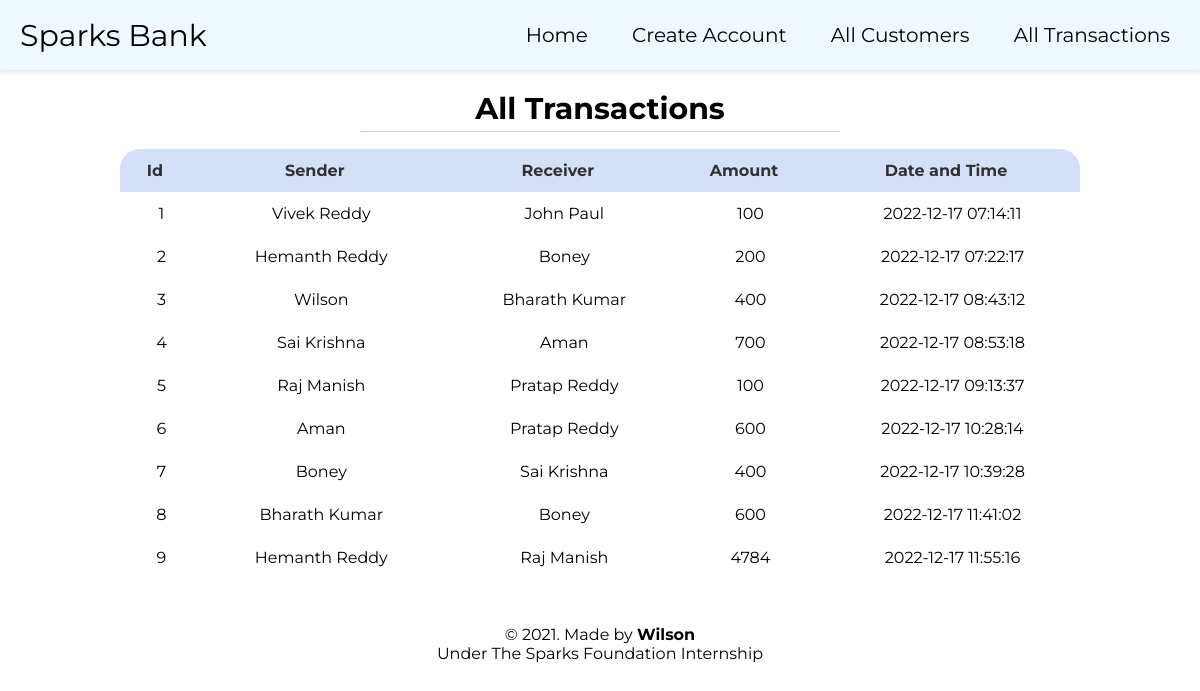
Screenshot of /transactions.php with the database file from the repository.
### tables this page shows
CREATE TABLE `transaction` (
  `sno` int(3) NOT NULL,
  `sender` varchar(30) NOT NULL,
  `receiver` varchar(30) NOT NULL,
  `amount` double NOT NULL,
  `datetime` datetime NOT NULL DEFAULT current_timestamp()
);

### transactions.php (the view, shortened to what this page needs)
<!DOCTYPE html>
<html lang="en">
<head>
    <link rel="stylesheet" href="css/styles.css">
    <link rel="stylesheet" href="css/header.css">
    <link rel="stylesheet" href="css/footer.css">
    <link rel="stylesheet" href="css/customer.css">
    <link rel="stylesheet" href="css/table.css">
</head>
<body>
    <?php include 'php/header.php'; ?>
    <section class="container">
        <div class="content">
            <h1 class="c-heading">All Transactions</h1>
            <hr>
            <?php
            $sql = "SELECT * FROM transaction";
            $result = mysqli_query($conn, $sql) or die("Query Unsuccessful");
            if (mysqli_num_rows($result) > 0) {
            ?>
                <table id="customers-table">
                    <thead>
                        <th class="firstth">Id</th>
                        <th>Sender</th>
                        <th>Receiver</th>
                        <th>Amount</th>
                        <th class="lastth">Date and Time</th>
                    </thead>
                    <tbody>
                        <?php
                        while ($row = mysqli_fetch_assoc($result)) {
                        ?>
                            <tr>
                                <td><?php echo $row['sno']; ?></td>
                                <td><?php echo $row['sender']; ?></td>
                                <td><?php echo $row['receiver']; ?></td>
                                <td><?php echo $row['amount']; ?></td>
                                <td><?php echo $row['datetime']; ?></td>
                            </tr>
                        <?php } ?>
                    </tbody>
                </table>
            <?php } else {
                echo "No rows in the table";
            }
            ?>
        </div>
    </section>
    <?php include 'php/footer.php'; ?>
</body>
</html>

### php/header.php
<header id="header">
    <a href="index.php" class="title">Sparks Bank</a>
    <nav id="nav-bar"  >
        <ul class="nav-link">
            <li><a class="link" href="index.php">Home</a></li>
            <li><a class="link" href="createuser.php">Create Account</a></li>
            <li><a class="link" href="customers.php">All Customers</a></li>
            <li><a class="link" href="transactions.php">All Transactions</a></li>
        </ul>
    </nav>
</header>

### php/footer.php
<footer class="footer">
    <p style=" margin-top: 16px;">&copy 2021. Made by <b> Wilson</b> <br> Under The Sparks Foundation Internship</p>
</footer>

### css/styles.css (style rules this page uses)
* { box-sizing: border-box; margin: 0; padding: 0; font-family: Montserrat, "Arial"; }

### css/header.css (style rules this page uses)
li,.link { font-size: 20px; text-decoration: none; color: black; }
#header { background-color: aliceblue; display: flex; width: 100%; height: 70px; justify-content: flex-start; align-items: center; box-shadow: 0 0 5px 1px rgb(218, 218, 218); }
.title { margin-right: auto; cursor: pointer; padding-left: 20px; font-size: 30px; text-decoration: none; color: black; }
.nav-link { margin-bottom: 0px; list-style-type: none; margin-right: 10px; }
.nav-link li { display: inline-block; padding: 0 20px; }

### css/footer.css (style rules this page uses)
.footer { position: sticky; top: 100%; text-align: center; padding-bottom: 30px; padding-top: 10px; margin-top: 20px; }

### css/customer.css (style rules this page uses)
.c-heading { text-align: center; font-size: 30px; padding-top: 20px; }
hr { width: 40%; margin-left: 50%; margin-top: 5px; transform: translate(-50%, -50%); background-color: rgba(197, 197, 197, 0.1); opacity: 40%; }

### css/table.css (style rules this page uses)
#customers-table { border-collapse: collapse; width: 80%; margin-left: 50%; margin-top: 15px; transform: translate(-50%); }
.firstth { border-top-left-radius: 20px; }
.lastth { border-top-right-radius: 20px; }
#customers-table td,#customers-table th { text-align: center; border-collapse: collapse; padding: 12px; padding-left:25px; }
td { font-size: 16px; }
#customers-table th { padding: 12px; text-align: center; color: #333131; background-color: #d4dff8; }

### rows the page displays
transaction: sno "1", sender "Vivek Reddy", receiver "John Paul", amount "100", datetime "2022-12-17 07:14:11"
transaction: sno "2", sender "Hemanth Reddy", receiver "Boney", amount "200", datetime "2022-12-17 07:22:17"
transaction: sno "3", sender "Wilson", receiver "Bharath Kumar", amount "400", datetime "2022-12-17 08:43:12"
transaction: sno "4", sender "Sai Krishna", receiver "Aman", amount "700", datetime "2022-12-17 08:53:18"
transaction: sno "5", sender "Raj Manish", receiver "Pratap Reddy", amount "100", datetime "2022-12-17 09:13:37"
transaction: sno "6", sender "Aman", receiver "Pratap Reddy", amount "600", datetime "2022-12-17 10:28:14"
transaction: sno "7", sender "Boney", receiver "Sai Krishna", amount "400", datetime "2022-12-17 10:39:28"
transaction: sno "8", sender "Bharath Kumar", receiver "Boney", amount "600", datetime "2022-12-17 11:41:02"
transaction: sno "9", sender "Hemanth Reddy", receiver "Raj Manish", amount "4784", datetime "2022-12-17 11:55:16"
